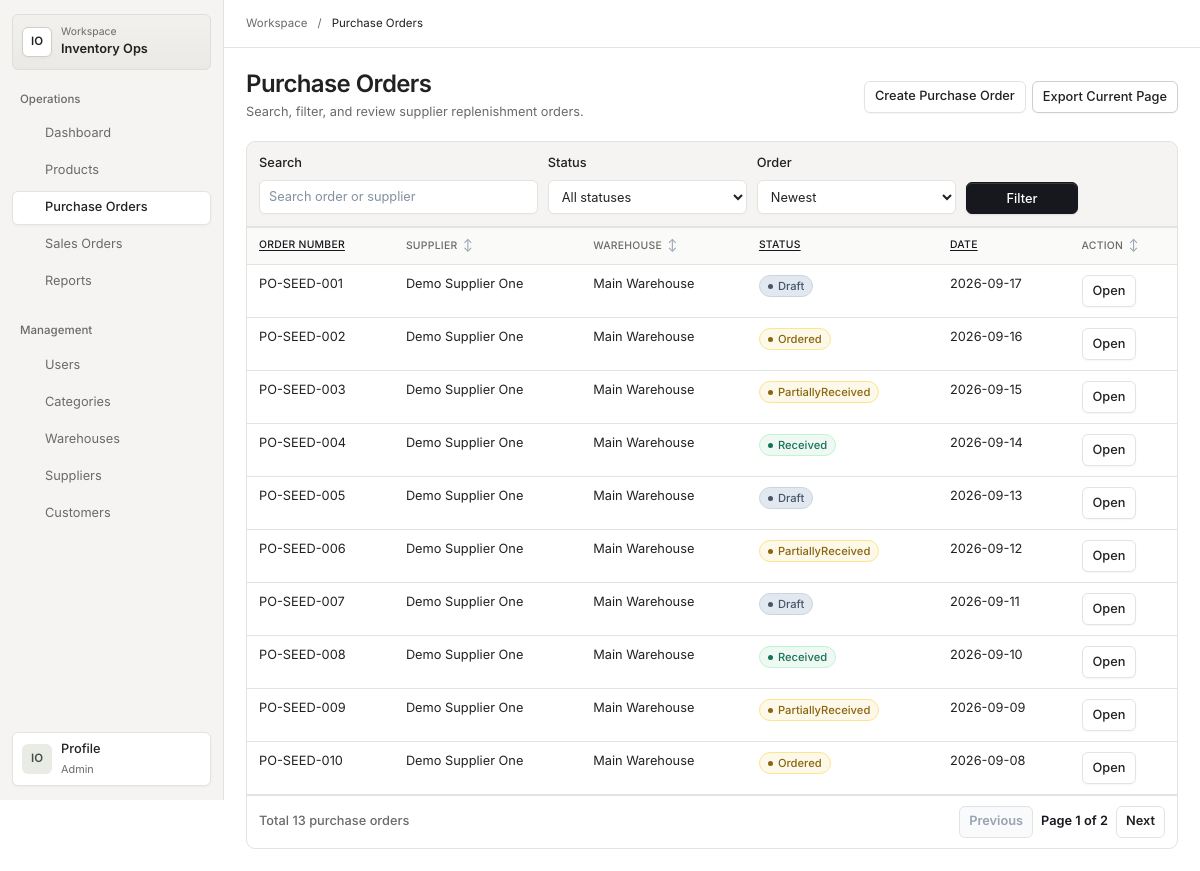
The app's page /purchase-orders (signed in) with its own data.
### tables this page shows
CREATE TABLE IF NOT EXISTS purchase_orders (
    id INT UNSIGNED AUTO_INCREMENT PRIMARY KEY,
    order_number VARCHAR(50) NOT NULL,
    supplier_id INT UNSIGNED NOT NULL,
    destination_warehouse_id INT UNSIGNED NOT NULL,
    status ENUM('Draft', 'Ordered', 'PartiallyReceived', 'Received', 'Cancelled') NOT NULL DEFAULT 'Draft',
    order_date DATE NOT NULL,
    created_by INT UNSIGNED NOT NULL,
    created_at TIMESTAMP NOT NULL DEFAULT CURRENT_TIMESTAMP,
    updated_at TIMESTAMP NOT NULL DEFAULT CURRENT_TIMESTAMP ON UPDATE CURRENT_TIMESTAMP,
    UNIQUE KEY uq_purchase_orders_order_number (order_number),
    KEY idx_purchase_orders_status_date (status, order_date),
    KEY idx_purchase_orders_supplier (supplier_id),
    KEY idx_purchase_orders_warehouse (destination_warehouse_id),
    CONSTRAINT fk_purchase_orders_supplier FOREIGN KEY (supplier_id) REFERENCES suppliers (id),
    CONSTRAINT fk_purchase_orders_warehouse FOREIGN KEY (destination_warehouse_id) REFERENCES warehouses (id),
    CONSTRAINT fk_purchase_orders_created_by FOREIGN KEY (created_by) REFERENCES users (id)
);

CREATE TABLE IF NOT EXISTS suppliers (
    id INT UNSIGNED AUTO_INCREMENT PRIMARY KEY,
    name VARCHAR(120) NOT NULL,
    email VARCHAR(190) NOT NULL DEFAULT '',
    phone VARCHAR(40) NOT NULL DEFAULT '',
    address VARCHAR(255) NOT NULL DEFAULT '',
    is_active TINYINT(1) NOT NULL DEFAULT 1,
    created_at TIMESTAMP NOT NULL DEFAULT CURRENT_TIMESTAMP,
    updated_at TIMESTAMP NOT NULL DEFAULT CURRENT_TIMESTAMP ON UPDATE CURRENT_TIMESTAMP,
    UNIQUE KEY uq_suppliers_name (name),
    KEY idx_suppliers_active (is_active)
);

CREATE TABLE IF NOT EXISTS warehouses (
    id INT UNSIGNED AUTO_INCREMENT PRIMARY KEY,
    name VARCHAR(120) NOT NULL,
    location VARCHAR(190) NOT NULL DEFAULT '',
    is_active TINYINT(1) NOT NULL DEFAULT 1,
    created_at TIMESTAMP NOT NULL DEFAULT CURRENT_TIMESTAMP,
    updated_at TIMESTAMP NOT NULL DEFAULT CURRENT_TIMESTAMP ON UPDATE CURRENT_TIMESTAMP,
    UNIQUE KEY uq_warehouses_name (name),
    KEY idx_warehouses_active (is_active)
);

### views/purchase-orders/index.php (the view, shortened to what the rows shown need)
<!doctype html>
<html lang="en">
<head>
    <link rel="stylesheet" href="/assets/css/app.css">
</head>
<body>
    <?php $workspaceTitle = 'Purchase Orders'; require dirname(__DIR__) . '/partials/workspace-start.php'; ?>
    <main class="page" id="main-content">
        <header class="page-header">
            <div>
                <h1>Purchase Orders</h1>
            </div>
        </header>
        <div class="table-scroll" role="region" aria-label="<?= htmlspecialchars($workspaceTitle . ' table', ENT_QUOTES, 'UTF-8') ?>" tabindex="0">
<table class="data-table">
            <thead>
                <tr><?php  require dirname(__DIR__) . '/partials/sort-heading.php'; ?><th>Supplier</th><th>Warehouse</th><?php  require dirname(__DIR__) . '/partials/sort-heading.php'; ?><?php  require dirname(__DIR__) . '/partials/sort-heading.php'; ?><th>Action</th></tr>
            </thead>
            <tbody>
                <?php foreach ($result->items() as $order): ?>
                    <?php
                    $statusClass = $order->status() === 'PartiallyReceived'
                        ? 'partial'
                        : strtolower(str_replace([' ', '_'], '-', $order->status()));
                    $statusTone = match ($order->status()) {
                        'Received' => 'status-success',
                        'PartiallyReceived', 'Ordered' => 'status-warning',
                        'Cancelled' => 'status-danger',
                        default => 'status-normal',
                    };
                    $supplier = $suppliers[$order->supplierId()] ?? null;
                    $warehouse = $warehouses[$order->destinationWarehouseId()] ?? null;
                    ?>
                    <tr>
                        <td><?= htmlspecialchars($order->orderNumber(), ENT_QUOTES, 'UTF-8') ?></td>
                        <td><?= htmlspecialchars($supplier === null ? 'Unknown' : $supplier->name(), ENT_QUOTES, 'UTF-8') ?></td>
                        <td><?= htmlspecialchars($warehouse === null ? 'Unknown' : $warehouse->name(), ENT_QUOTES, 'UTF-8') ?></td>
                        <td>
                            <span class="status-badge <?= $statusTone ?> status-<?= htmlspecialchars($statusClass, ENT_QUOTES, 'UTF-8') ?>">
                                <?= htmlspecialchars($order->status(), ENT_QUOTES, 'UTF-8') ?>
                            </span>
                        </td>
                        <td><?= htmlspecialchars($order->orderDate(), ENT_QUOTES, 'UTF-8') ?></td>
                        <td><a class="action-link" href="/purchase-orders/show?id=<?= $order->id() ?>">Open</a></td>
                    </tr>
                <?php endforeach; ?>
            </tbody>
        </table>
</div>
    </main>
    <?php require dirname(__DIR__) . '/partials/workspace-end.php'; ?>
</body>
</html>

### records on screen
purchase_orders: order_number "PO-SEED-001", supplier.name "Demo Supplier One", destination_warehouse.name "Main Warehouse", status "Draft", order_date "2026-09-17"
purchase_orders: order_number "PO-SEED-002", supplier.name "Demo Supplier One", destination_warehouse.name "Main Warehouse", status "Ordered", order_date "2026-09-16"
purchase_orders: order_number "PO-SEED-003", supplier.name "Demo Supplier One", destination_warehouse.name "Main Warehouse", status "PartiallyReceived", order_date "2026-09-15"
purchase_orders: order_number "PO-SEED-004", supplier.name "Demo Supplier One", destination_warehouse.name "Main Warehouse", status "Received", order_date "2026-09-14"
purchase_orders: order_number "PO-SEED-005", supplier.name "Demo Supplier One", destination_warehouse.name "Main Warehouse", status "Draft", order_date "2026-09-13"
purchase_orders: order_number "PO-SEED-006", supplier.name "Demo Supplier One", destination_warehouse.name "Main Warehouse", status "PartiallyReceived", order_date "2026-09-12"
purchase_orders: order_number "PO-SEED-007", supplier.name "Demo Supplier One", destination_warehouse.name "Main Warehouse", status "Draft", order_date "2026-09-11"
purchase_orders: order_number "PO-SEED-008", supplier.name "Demo Supplier One", destination_warehouse.name "Main Warehouse", status "Received", order_date "2026-09-10"
purchase_orders: order_number "PO-SEED-009", supplier.name "Demo Supplier One", destination_warehouse.name "Main Warehouse", status "PartiallyReceived", order_date "2026-09-09"
purchase_orders: order_number "PO-SEED-010", supplier.name "Demo Supplier One", destination_warehouse.name "Main Warehouse", status "Ordered", order_date "2026-09-08"

### other values on screen
$workspaceGroup "Operations"
$workspaceLabel "Dashboard"
$workspaceLabel "Products"
$workspaceLabel "Purchase Orders"
$workspaceLabel "Sales Orders"
$workspaceLabel "Reports"
$workspaceGroup "Management"
$workspaceLabel "Users"
$workspaceLabel "Categories"
$workspaceLabel "Warehouses"
$workspaceLabel "Suppliers"
$workspaceLabel "Customers"
$workspaceTitle "Purchase Orders"
$sortLabel "ORDER NUMBER STATUS DATE"
$result->total() "13"
